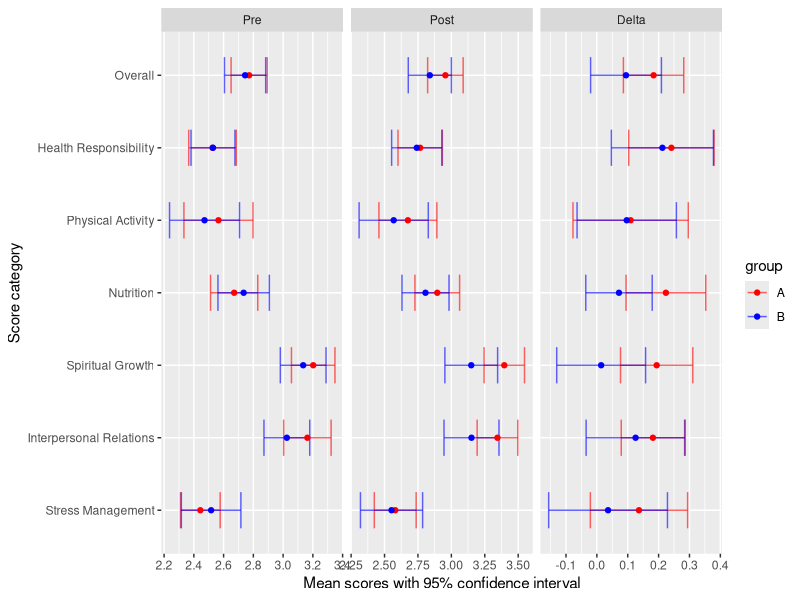

Write R code to recreate this figure.
## ---- chunk 1
knitr::opts_chunk$set(comment=NA,
                      echo=FALSE, warning=FALSE, message=FALSE)
## ---- chunk 2
require(dplyr, quiet=T, warn=F)
require(tidyr)
require(xtable)
require(knitr)
require(ggplot2)
require(gridExtra)

sc <- read.csv('selfcare_processed.csv')
sc.a <- filter(sc, group=="A")
sc.b <- filter(sc, group=="B")
## ---- chunk 3
n.tot <- nrow(sc)
n.A <- nrow(sc.a)
n.B <- nrow(sc.b)

t.display <- function(x,t){
    paste0(x, ' (', round(100*x/t,1), '\\%)')
}
t.display2 <- function(x){
    paste0(round(mean(x, na.rm=T), 3), ' (', round(sd(x, na.rm=T),2), ')' )
}
t.display3 <- function(x){
    paste0(round(min(x, na.rm=T), 3), ', ', round(max(x, na.rm=T),2), ' (', round(median(x, na.rm=T),2) ,')' )
}

## ---- chunk 4
sc.yearsrn.tt <- t.test(yearsrn~group, data=sc)
sc.age.tt <- t.test(age~group, data=sc)
sc.gender.ct <- table(sc$group, sc$gender, useNA="no")
sc.gender.ft <- fisher.test(sc.gender.ct)
sc.race.ct <- table(sc$group, sc$race, useNA="no")
sc.race.ft <- fisher.test(sc.race.ct)
## ---- chunk 5
ovr.yrn.lm <- lm(overall_delta~yearsrn, data=sc)
hr.yrn.lm <- lm(hr_delta~yearsrn, data=sc)
pa.yrn.lm <- lm(pa_delta~yearsrn, data=sc)
n.yrn.lm <- lm(n_delta~yearsrn, data=sc)
sg.yrn.lm <- lm(sg_delta~yearsrn, data=sc)
ir.yrn.lm <- lm(ir_delta~yearsrn, data=sc)
sm.yrn.lm <- lm(sm_delta~yearsrn, data=sc)

ovr.race.lm <- lm(overall_delta~race, data=sc)
hr.race.lm <- lm(hr_delta~race, data=sc)
pa.race.lm <- lm(pa_delta~race, data=sc)
n.race.lm <- lm(n_delta~race, data=sc)
sg.race.lm <- lm(sg_delta~race, data=sc)
ir.race.lm <- lm(ir_delta~race, data=sc)
sm.race.lm <- lm(sm_delta~race, data=sc)

m <- matrix(c(summary(ovr.yrn.lm)$coef[2,3],
              summary(ovr.yrn.lm)$coef[2,4],
              anova(ovr.race.lm)$F[1],
              anova(ovr.race.lm)$P[1]), 
            ncol=4, dimnames=list(c("Overall"), c("Years RN t","p" ,"Race F", "p")))
m <- rbind(m, "Health Responsibility"=c(summary(hr.yrn.lm)$coef[2,3],
                                        summary(hr.yrn.lm)$coef[2,4], 
                                        anova(hr.race.lm)$F[1],
                                        anova(hr.race.lm)$P[1]))
m <- rbind(m, "Physical Activity"=c(summary(pa.yrn.lm)$coef[2,3],
                                    summary(pa.yrn.lm)$coef[2,4],
                                    anova(pa.race.lm)$F[1],
                                    anova(pa.race.lm)$P[1]))
m <- rbind(m, "Nutrition"=c(summary(n.yrn.lm)$coef[2,3], 
                            summary(n.yrn.lm)$coef[2,4],
                            anova(n.race.lm)$F[1],
                            anova(n.race.lm)$P[1]))
m <- rbind(m, "Spiritual Growth"=c(summary(sg.yrn.lm)$coef[2,3],
                                   summary(sg.yrn.lm)$coef[2,4],
                                   anova(sg.race.lm)$F[1],
                                   anova(sg.race.lm)$P[1]))
m <- rbind(m, "Interpersonal Relations"=c(summary(ir.yrn.lm)$coef[2,3],
                                          summary(ir.yrn.lm)$coef[2,4],
                                          anova(ir.race.lm)$F[1],
                                          anova(ir.race.lm)$P[1]))
m <- rbind(m, "Stress Management"=c(summary(sm.yrn.lm)$coef[2,3],
                                    summary(sm.yrn.lm)$coef[2,4],
                                    anova(sm.race.lm)$F[1],
                                    anova(sm.race.lm)$P[1]))
## ---- chunk 6
print(xtable(m, digits=3, align='r|cccc', label="tab:effect",
       caption='Effect of Years Rn and Race on category scores'),
      hline.after=c(0), comment=FALSE, floating=FALSE)
## ---- chunk 7
sc.score.tot <- gather(sc, type_time, score, -(X:race)) %>%
    separate(type_time, into=c("type","time")) %>%
    group_by(type, time) %>%
    summarize(score_mean = mean(score), score_sd = sd(score), n=n(),
              score_min=min(score), score_max=max(score), 
              score_med=median(score)) %>%
    ungroup() %>%
    mutate(group="tot", type.fac=factor(type, levels=levels(factor(type))[c(4,1,5,3,6,2,7)],
                       labels=c("Overall","Health Responsibility", 
                                "Physical Activity", "Nutrition",
                                "Spiritual Growth", "Interpersonal Relations",
                                "Stress Management")),
           time.fac=factor(time, levels=levels(factor(time))[c(3,2,1)],
                           labels= c("Pre", "Post", "Delta")))

sc.score.group <- gather(sc, type_time, score, -(X:race)) %>%
    separate(type_time, into=c("type","time")) %>%
    group_by(group, type, time) %>%
    summarize(score_mean = mean(score), score_sd = sd(score), n=n(),
              score_min=min(score), score_max=max(score), 
              score_med=median(score)) %>%
    ungroup() %>%
    mutate(type.fac=factor(type, levels=levels(factor(type))[c(4,1,5,3,6,2,7)],
                       labels=c("Overall","Health Responsibility", 
                                "Physical Activity", "Nutrition",
                                "Spiritual Growth", "Interpersonal Relations",
                                "Stress Management")),
           time.fac=factor(time, levels=levels(factor(time))[c(3,2,1)],
                           labels= c("Pre", "Post", "Delta")))

sc.score.char <- rbind(sc.score.tot, sc.score.group)
## ---- chunk 8
s.disp <- function(x){
    cat('\\multicolumn{2}{c}{', x, "} &&\\\\ ")
        
    for(j in levels(sc.score.char$time.fac)){
        mean.sd.str <- ''
        min.max.str <- ''

        row.tot <- sc.score.char[sc.score.char$group=='tot' & 
                               sc.score.char$type.fac==x & 
                               sc.score.char$time.fac==j,]
        row.A <- sc.score.char[sc.score.char$group=='A' & 
                               sc.score.char$type.fac==x & 
                               sc.score.char$time.fac==j,]
        row.B <- sc.score.char[sc.score.char$group=='B' & 
                               sc.score.char$type.fac==x & 
                               sc.score.char$time.fac==j,]
        
        mean.sd.str <- paste0(mean.sd.str, ' & ',
                              round(row.tot$score_mean,2),
                              ' (', round(row.tot$score_sd,2), ')')
        mean.sd.str <- paste0(mean.sd.str, ' & ',
                              round(row.A$score_mean,2),
                              ' (', round(row.A$score_sd,2), ')')
        mean.sd.str <- paste0(mean.sd.str, ' & ',
                              round(row.B$score_mean,2),
                              ' (', round(row.B$score_sd,2), ')')
        
        min.max.str <- paste0(min.max.str, ' & ',
                              round(row.tot$score_med,2),
                              ' (', round(row.tot$score_min,2), ', ',
                              round(row.tot$score_max,2), ')')
        min.max.str <- paste0(min.max.str, ' & ',
                              round(row.A$score_med,2),
                              ' (', round(row.A$score_min,2), ', ',
                              round(row.A$score_max,2), ')')
        min.max.str <- paste0(min.max.str, ' & ',
                              round(row.B$score_med,2),
                              ' (', round(row.B$score_min,2), ', ',
                              round(row.B$score_max,2), ')')
       
        cat(j, ' & Mean (SD) &', mean.sd.str, '\\\\')
        cat('& Med (Min, Max) &', min.max.str, '\\\\')
    }
    
    cat('&&\\\\')

}

for (i in levels(sc.score.char$type.fac)){
    s.disp(i)
}
## ---- chunk 9
sc.plot <- gather(sc, type_time, score, -(X:race)) %>%
    separate(type_time, into=c("type","time")) %>%
    group_by(group, type, time) %>%
    summarize(score_mean = mean(score), score_sd = sd(score), n=n(),
              score_min=min(score), score_max=max(score)) %>%
    ungroup() %>%
    mutate(type.fac=factor(type, levels=levels(factor(type))[c(4,1,5,3,6,2,7)],
                       labels=c("Overall","Health Responsibility", 
                                "Physical Activity", "Nutrition",
                                "Spiritual Growth", "Interpersonal Relations",
                                "Stress Management")),
           time.fac=factor(time, levels=levels(factor(time))[c(3,2,1)],
                           labels= c("Pre", "Post", "Delta")))

g <- ggplot(data=sc.plot, aes(x=score_mean, y=reorder(type.fac, 8-as.numeric(type.fac)), color=group))
g <- g + geom_errorbarh(aes(xmin=score_mean+score_sd*qt(.025, n-1)/sqrt(n),
                            xmax=score_mean+score_sd*qt(.975, n-1)/sqrt(n)),
                        height=.5, size=.5, alpha=.6)
g <- g + geom_point(shape=19)
g <- g + facet_grid(.~time.fac, scales="free_x")
g <- g + scale_color_manual(values=c("red", "blue"))
g <- g + xlab("Mean scores with 95% confidence interval")
g <- g + ylab("Score category")

g
## ---- chunk 10
AB.overall.t <- t.test(overall_delta~group, data=sc, alt="g")
AB.hr.t <- t.test(hr_delta~group, data=sc, alt="g")
AB.pa.t <- t.test(pa_delta~group, data=sc, alt="g")
AB.n.t <- t.test(n_delta~group, data=sc, alt="g")
AB.sg.t <- t.test(sg_delta~group, data=sc, alt="g")
AB.ir.t <- t.test(ir_delta~group, data=sc, alt="g")
AB.sm.t <- t.test(sm_delta~group, data=sc, alt="g")

A.overall.t <- t.test(sc.a$overall_delta, alt="g")
A.hr.t <- t.test(sc.a$hr_delta, alt="g")
A.pa.t <- t.test(sc.a$pa_delta, alt="g")
A.n.t <- t.test(sc.a$n_delta, alt="g")
A.sg.t <- t.test(sc.a$sg_delta, alt="g")
A.ir.t <- t.test(sc.a$ir_delta, alt="g")
A.sm.t <- t.test(sc.a$sm_delta, alt="g")

B.overall.t <- t.test(sc.b$overall_delta, alt="g")
B.hr.t <- t.test(sc.b$hr_delta, alt="g")
B.pa.t <- t.test(sc.b$pa_delta, alt="g")
B.n.t <- t.test(sc.b$n_delta, alt="g")
B.sg.t <- t.test(sc.b$sg_delta, alt="g")
B.ir.t <- t.test(sc.b$ir_delta, alt="g")
B.sm.t <- t.test(sc.b$sm_delta, alt="g")
## ---- chunk 11
m <- matrix(c(A.overall.t$statistic, A.overall.t$p.value, A.overall.t$conf.int[1],
              B.overall.t$statistic, B.overall.t$p.value, B.overall.t$conf.int[1], 
              AB.overall.t$statistic, AB.overall.t$p.value, AB.overall.t$conf.int[1]), 
            ncol=9, 
            dimnames=list("Overall", c("A>0 t", "p","lower",
                                       "B>0 t", "p","lower",
                                       "A>B t", "p","lower")))
m <- rbind(m, "Health Responsibility"=
               c(A.hr.t$statistic, A.hr.t$p.value, A.hr.t$conf.int[1], 
                 B.hr.t$statistic, B.hr.t$p.value, B.hr.t$conf.int[1],
                 AB.hr.t$statistic, AB.hr.t$p.value, AB.hr.t$conf.int[1]))
m <- rbind(m, "Physical Activity"=
               c(A.pa.t$statistic, A.pa.t$p.value, A.pa.t$conf.int[1],
                 B.pa.t$statistic, B.pa.t$p.value, B.pa.t$conf.int[1], 
                 AB.pa.t$statistic, AB.pa.t$p.value, AB.pa.t$conf.int[1]))
m <- rbind(m, "Nutrition"=
               c(A.n.t$statistic, A.n.t$p.value, A.n.t$conf.int[1],
                 B.n.t$statistic, B.n.t$p.value, B.n.t$conf.int[1],
                 AB.n.t$statistic, AB.n.t$p.value, AB.n.t$conf.int[1]))
m <- rbind(m, "Spiritual Growth"=
               c(A.sg.t$statistic, A.sg.t$p.value, A.sg.t$conf.int[1],
                 B.sg.t$statistic, B.sg.t$p.value, B.sg.t$conf.int[1],
                 AB.sg.t$statistic, AB.sg.t$p.value, AB.sg.t$conf.int[1]))
m <- rbind(m, "Interpersonal Relations"=
               c(A.ir.t$statistic, A.ir.t$p.value, A.ir.t$conf.int[1],
                 B.ir.t$statistic, B.ir.t$p.value, B.ir.t$conf.int[1],
                 AB.ir.t$statistic, AB.ir.t$p.value, AB.ir.t$conf.int[1]))
m <- rbind(m, "Stress Management"=
               c(A.sm.t$statistic, A.sm.t$p.value, A.sm.t$conf.int[1], 
                 B.sm.t$statistic, B.sm.t$p.value, B.sm.t$conf.int[1], 
                 AB.sm.t$statistic, AB.sm.t$p.value, AB.sm.t$conf.int[1]))
## ---- chunk 12
print(xtable(m, align="r|ccccccccc", digits=3,
             caption='P values and 95% confidence intervals for one-sided t-tests',
             label='tab:tests'),
      hline.after=c(0), comment=FALSE, floating=FALSE)
